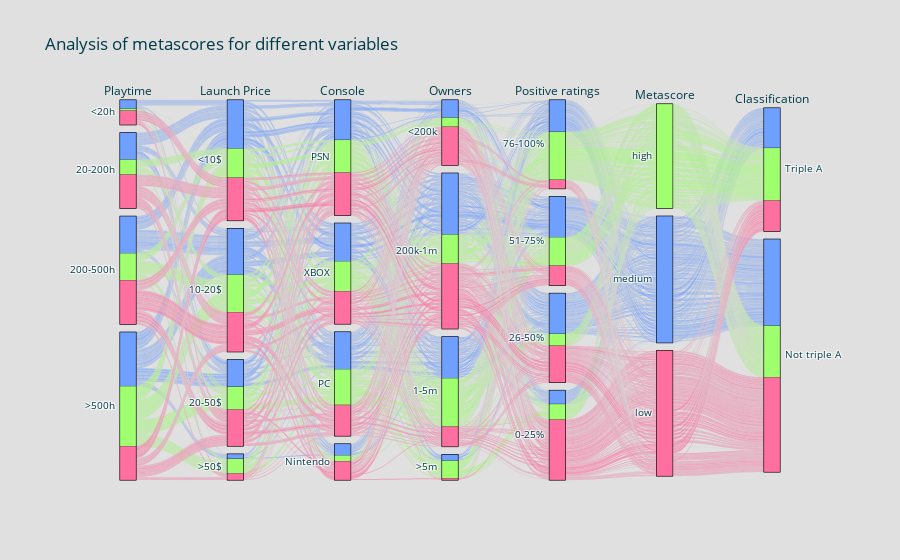

Source (notebook cell):
### Markdown cell above
### Other Variables

Ofcourse there are a lot of reason why a game does better than others. Next will look at some variables that might be interesting

### Code cell
df1 = pd.read_csv('DATASETS/result.csv')
df1['name'] = df1['name'].str.lower().replace(r'\s+','',regex=True).replace(r':','',regex=True).replace(r'-','',regex=True)

df2 = pd.read_csv('DATASETS/vgsales.csv')
df2['name'] = df2['name'].str.lower().replace(r'\s+','',regex=True).replace(r':','',regex=True).replace(r'-','',regex=True)

df3 = pd.read_csv('DATASETS/steam.csv')
df3['name'] = df3['name'].str.lower().replace(r'\s+','',regex=True).replace(r':','',regex=True).replace(r'-','',regex=True)

df4 = pd.read_csv('../docs/DATASETS/steam_reviews_revenue.csv')
df4['name'] = df4['name'].str.lower().replace(r'\s+','',regex=True).replace(r':','',regex=True).replace(r'-','',regex=True)

df1.set_index('name', inplace=True)
df2.set_index('name', inplace=True)
df3.set_index('name', inplace=True)
df4.set_index('name', inplace=True)

df2.drop(columns='publisher', inplace=True)
df4.drop(columns=['appid','english','release_date','developer','publisher','platforms','required_age',
                  'categories','genres','steamspy_tags','achievements','positive_ratings','negative_ratings',
                  'average_playtime','median_playtime','owners','Unnamed: 0.1','Unnamed: 0'], inplace=True)

temp_df = df1.join(df2, on='name', how='inner',rsuffix=' - df2')
temp_df = temp_df.join(df3, on='name', how='inner',rsuffix=' - df3')
com_df = temp_df.join(df4, on='name', how='inner', rsuffix=' - df4').reset_index()

com_df = com_df[com_df['average_playtime'] > 0]

# pos neg ratio rating
com_df['ratio_rating'] = com_df['positive_ratings'] / (com_df['negative_ratings'] + com_df['positive_ratings'])

ratio_se = pd.qcut(com_df['ratio_rating'], q=4, retbins=True, labels=['0-25%','26-50%','51-75%','76-100%'])
com_df['ratio_bins'] = ratio_se[0]

# metascore 
# meta_se = pd.qcut(com_df['metascore'], q=5, retbins=True, labels=['very low','low','medium','high','very high']) # orginal
meta_se = pd.qcut(com_df['metascore'], q=3, retbins=True, labels=['low','medium','high']) # test

com_df['meta_bins'] = meta_se[0]

# owners
owners_bins = {
    '0-20000':'<200k',
    '20000-50000':'<200k',
    '50000-100000':'<200k',
    '100000-200000':'<200k',
    '200000-500000':'200k-1m',
    '500000-1000000':'200k-1m',
    '1000000-2000000':'1-5m',
    '2000000-5000000':'1-5m',
    '5000000-10000000':'>5m',
    '10000000-20000000':'>5m',
    '20000000-50000000':'>5m',
    '50000000-100000000':'>5m',
    '100000000-200000000':'>5m',
}
com_df['owners_bins'] = com_df['owners'].map(owners_bins,)

# consoles 
console_bins = {
    'PC':'PC',
    'PS4':'PSN',
    'XONE':'XBOX',
    'X360':'XBOX',
    'Switch':'Nintendo',
    'PS3':'PSN',
    'WIIU':'Nintendo',
    'XBOX':'XBOX',
    'VITA':'PSN',
    'PS2':'PSN',
    'WII':'Nintendo',
    'PSP':'PSN',
    '3DS':'Nintendo',
    'DS':'Nintendo',
    'GC':'Nintendo',
    'GBA':'Nintendo',
    'PS':'PSN',
    'DC':'Nintendo',
}
com_df['console_bins'] = com_df['console'].map(console_bins)

# price
price_se = pd.cut(com_df['Launch Price'],[-1,10,20,50,500],labels=['<10$','10-20$','20-50$','>50$'],retbins=True)
com_df['price_bins'] = price_se[0]

# playtime
playt_se = pd.cut(com_df['average_playtime'],[-1,20,200,500,100000],labels=['<20h','20-200h','200-500h','>500h'],retbins=True)
com_df['playt_bins'] = playt_se[0]
com_df['average_playtime'].value_counts()

# is AAA
AAA_bins = {
    1:'Triple A',
    0:'Not triple A'
}
com_df['AAA_bins'] = com_df['is_aaa'].map(AAA_bins)


low = '#FF6F9F'
medium = '#6F9FFF'
high = '#9FFF6F'

meta_colors = {
    'low':low,
    'medium':medium,
    'high':high,
}

data = go.Parcats(
    dimensions=[
        {'label':'Playtime',
         'values':com_df['playt_bins'],
         'categoryorder': 'array','categoryarray':['<20h','20-200h','200-500h','>500h']},
        
        {'label':'Launch Price',
         'values':com_df['price_bins'],
         'categoryorder': 'array','categoryarray':['<10$','10-20$','20-50$','>50$']},
        
        {'label':'Console',
         'values':com_df['console_bins']},

        {'label':'Owners',
         'values':com_df['owners_bins'],
         'categoryorder': 'array', 'categoryarray':['<200k','200k-1m','1-5m','>5m']},
        
        {'label':'Positive ratings',
         'values':com_df['ratio_bins'],
         'categoryorder': 'category descending'},
        
        {'label':'Metascore',
         'values':com_df['meta_bins'],
        #  'categoryorder': 'array', 'categoryarray':['very high','high','medium','low','very low']}, # orginal
         'categoryorder': 'array', 'categoryarray':['high','medium','low']}, # test


        {'label':'Classification',
         'values':com_df['AAA_bins']}
    ],
    # sortpaths='backward',
    hoveron = 'color',
    line={'color' : [meta_colors[meta] for meta in com_df['meta_bins']], 
          'shape':'hspline'}, # 'hspline' is nicer but slower
)

layout = go.Layout(
    title = 'Analysis of metascores for different variables',
    paper_bgcolor = '#E0E0E0',
    font={'color':'#003B4A'}
)

go.Figure(data=data, layout=layout).show()

### Figure 1 — Plotly figure (JSON) as saved in the notebook; plotly's stock layout.template omitted (floating-point values rounded to 4 significant figures; data arrays with more than 128 entries replaced by an {"elided": "..."} marker saying what was removed)
{"data": [{"dimensions": [{"categoryarray": ["<20h", "20-200h", "200-500h", ">500h"], "categoryorder": "array", "label": "Playtime", "values": {"elided": "1907 str values"}}, {"categoryarray": ["<10$", "10-20$", "20-50$", ">50$"], "categoryorder": "array", "label": "Launch Price", "values": {"elided": "1907 str values"}}, {"label": "Console", "values": {"elided": "1907 str values"}}, {"categoryarray": ["<200k", "200k-1m", "1-5m", ">5m"], "categoryorder": "array", "label": "Owners", "values": {"elided": "1907 str values"}}, {"categoryorder": "category descending", "label": "Positive ratings", "values": {"elided": "1907 str values"}}, {"categoryarray": ["high", "medium", "low"], "categoryorder": "array", "label": "Metascore", "values": {"elided": "1907 str values"}}, {"label": "Classification", "values": {"elided": "1907 str values"}}], "hoveron": "color", "line": {"color": {"elided": "1907 str values"}, "shape": "hspline"}, "type": "parcats"}], "layout": {"font": {"color": "#003B4A"}, "paper_bgcolor": "#E0E0E0", "title": {"text": "Analysis of metascores for different variables"}}}
